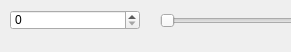
<?xml version="1.0" encoding="UTF-8"?>
<ui version="4.0">
 <class>SmallWidget</class>
 <widget class="QWidget" name="SmallWidget">
  <property name="geometry">
   <rect>
    <x>0</x>
    <y>0</y>
    <width>291</width>
    <height>52</height>
   </rect>
  </property>
  <property name="windowTitle">
   <string>Form</string>
  </property>
  <widget class="QSpinBox" name="spinBox">
   <property name="geometry">
    <rect>
     <x>10</x>
     <y>10</y>
     <width>130</width>
     <height>20</height>
    </rect>
   </property>
  </widget>
  <widget class="QSlider" name="horizontalSlider">
   <property name="geometry">
    <rect>
     <x>160</x>
     <y>10</y>
     <width>160</width>
     <height>22</height>
    </rect>
   </property>
   <property name="orientation">
    <enum>Qt::Horizontal</enum>
   </property>
  </widget>
  <widget class="QWidget" name="">
   <property name="geometry">
    <rect>
     <x>100</x>
     <y>130</y>
     <width>132</width>
     <height>24</height>
    </rect>
   </property>
   <layout class="QHBoxLayout" name="horizontalLayout"/>
  </widget>
 </widget>
 <resources/>
 <connections/>
</ui>
